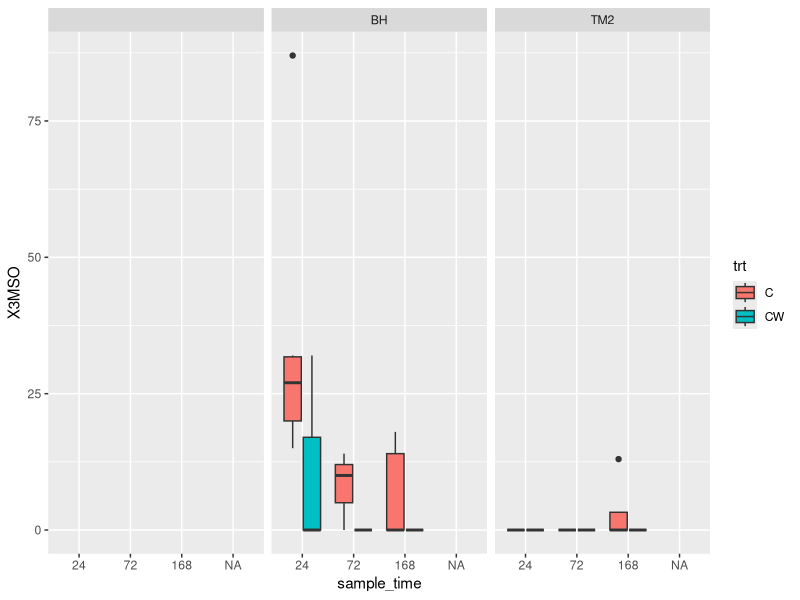
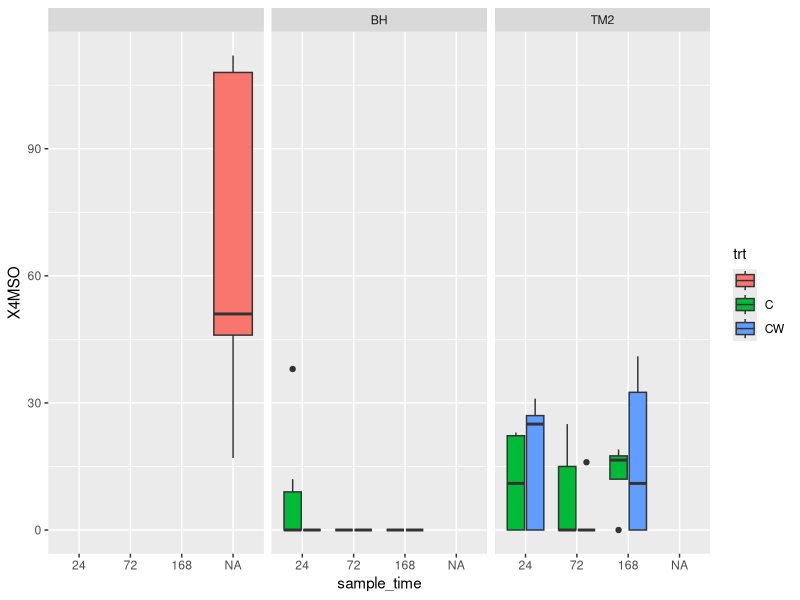
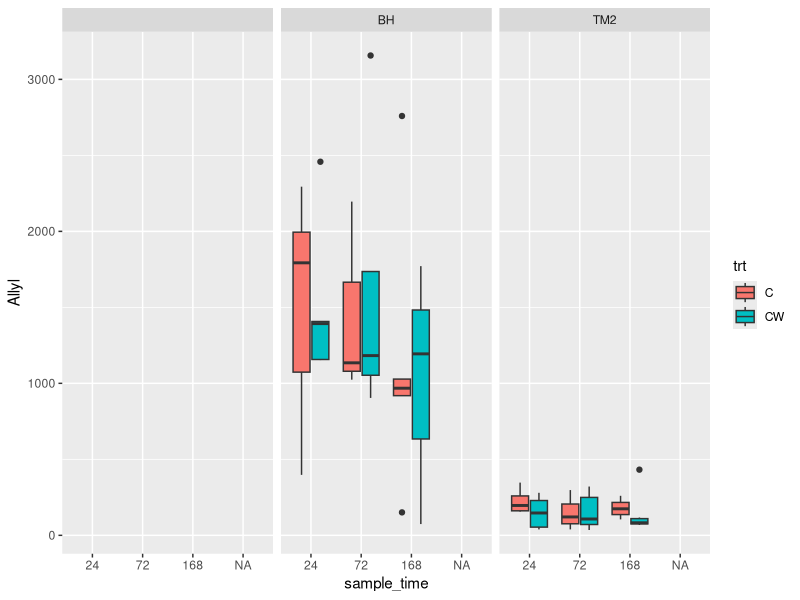
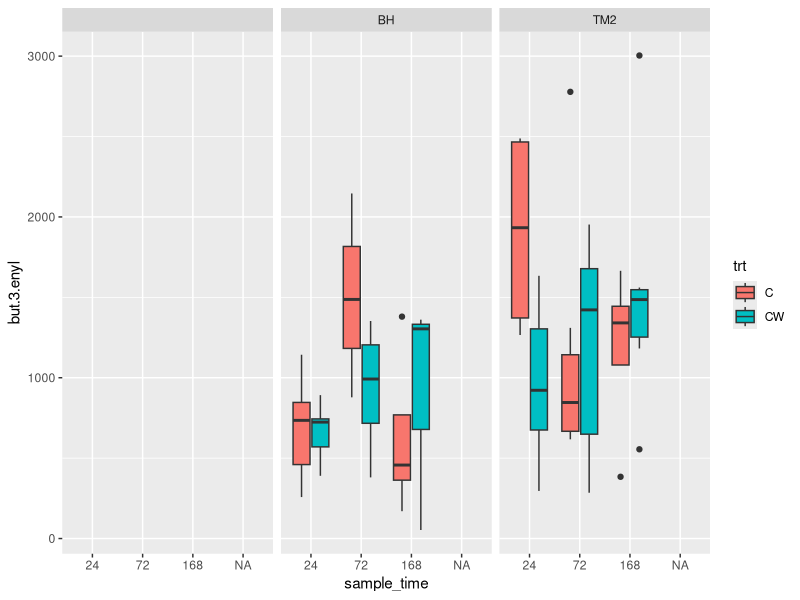
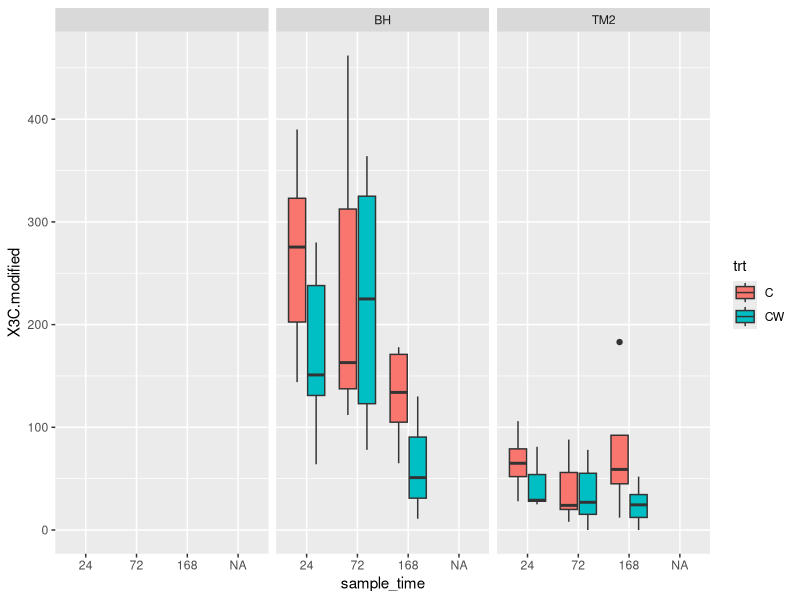
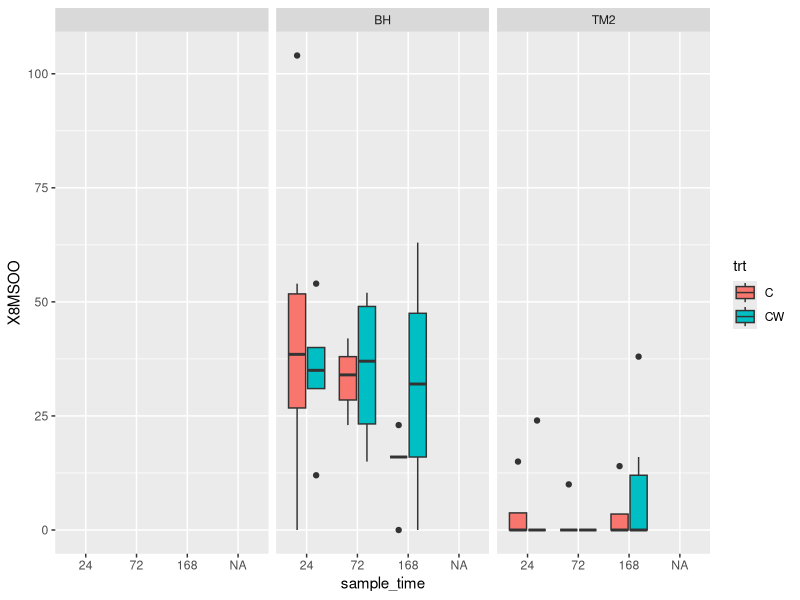
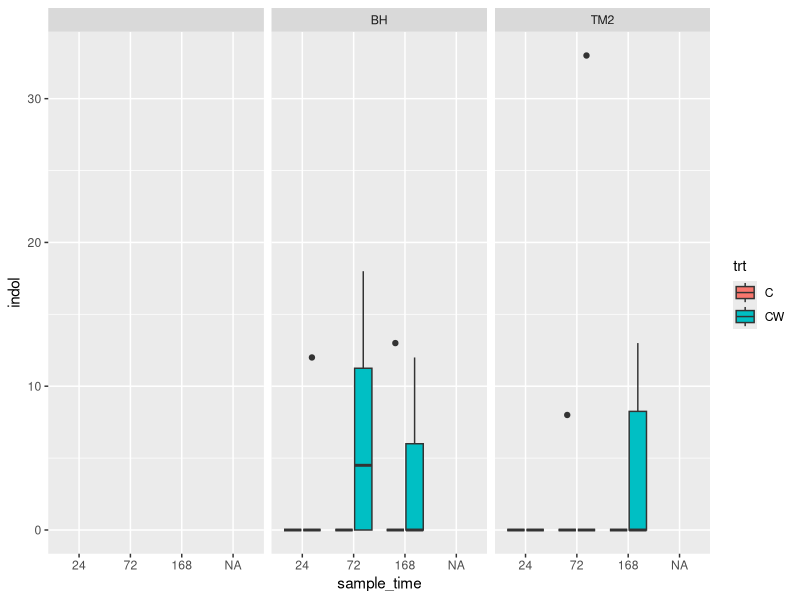
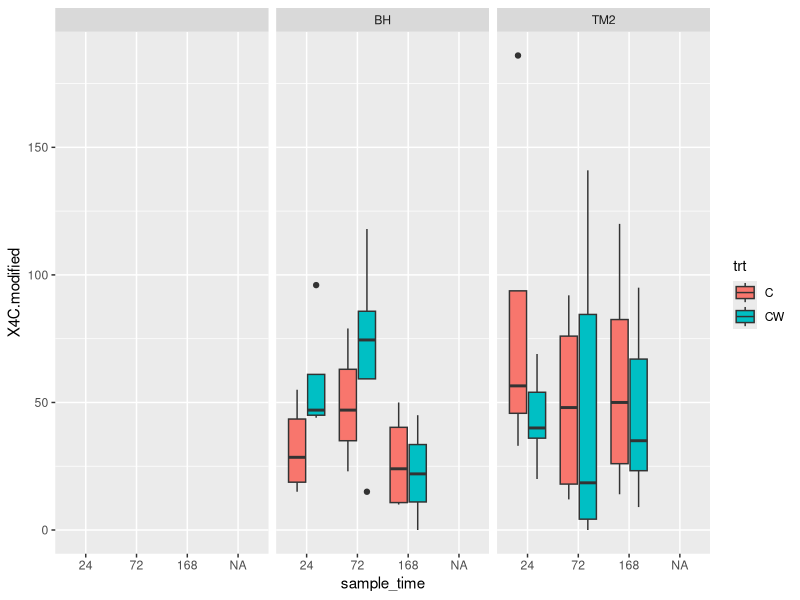

The R source for these figures, in order: (Note: this script raises an error after producing the figures.)
#Danielle De La Pascua
#Pilot tissue analysis
#5-3-23

#libraries ----
library(ggplot2)
library(tidyr)
library(dplyr)
library(emmeans)

#data ----
dat <- read.csv("data/pilot_GSL_data_clean.csv")

# run sample time as a factor
dat$sample_time <- as.factor(dat$sample_time)

#data visualization ----

#3MSO
plot.3MSO <- ggplot(data = dat, aes(x = sample_time, y = X3MSO)) +
  geom_boxplot(aes(fill = trt)) +
  facet_wrap(~Population)
plot.3MSO

#4MSO
plot.4MSO <- ggplot(data = dat, aes(x = sample_time, y = X4MSO)) +
  geom_boxplot(aes(fill = trt)) +
  facet_wrap(~Population)
plot.4MSO

#Allyl
plot.allyl <- ggplot(data = dat, aes(x = sample_time, y = Allyl)) +
  geom_boxplot(aes(fill = trt)) +
  facet_wrap(~Population)
plot.allyl

#but-3-enyl 
plot.but.3.enyl <- ggplot(data = dat, aes(x = sample_time, y = but.3.enyl)) +
  geom_boxplot(aes(fill = trt)) +
  facet_wrap(~Population)
plot.but.3.enyl

#3c modified
plot.3C.modified <- ggplot(data = dat, aes(x = sample_time, y = X3C.modified)) +
  geom_boxplot(aes(fill = trt)) +
  facet_wrap(~Population)
plot.3C.modified

#X8MSOO
plot.8MSOO <- ggplot(data = dat, aes(x = sample_time, y = X8MSOO)) +
  geom_boxplot(aes(fill = trt)) +
  facet_wrap(~Population)
plot.8MSOO

#indol
plot.indol <- ggplot(data = dat, aes(x = sample_time, y = indol)) +
  geom_boxplot(aes(fill = trt)) +
  facet_wrap(~Population)
plot.indol

#4C modified
plot.4C.modified <- ggplot(data = dat, aes(x = sample_time, y = X4C.modified)) +
  geom_boxplot(aes(fill = trt)) +
  facet_wrap(~Population)
plot.4C.modified

#flavonol.sulfate.or.f.gsl
plot.f.gsl <- ggplot(data = dat, aes(x = sample_time, y = flavonol.sulfate.or.f.gsl)) +
  geom_boxplot(aes(fill = trt)) +
  facet_wrap(~Population)
plot.f.gsl

#indol.1
plot.indol.1 <- ggplot(data = dat, aes(x = sample_time, y = indol.1)) +
  geom_boxplot(aes(fill = trt)) +
  facet_wrap(~Population)
plot.indol.1

#flavonol
plot.flavonol <- ggplot(data = dat, aes(x = sample_time, y = flavonol)) +
  geom_boxplot(aes(fill = trt)) +
  facet_wrap(~Population)
plot.flavonol

#Gen-cov aka pop differences (egentic covariance calculated by allyl/sum of allyl and butenyl)
plot.gencov <- ggplot(data = dat, aes(x = sample_time, y = Gen_cov)) +
  geom_boxplot(aes(fill = trt)) +
  facet_wrap(~Population)
plot.gencov
#Ben Hur has more allyls, table moutian has more butanyl

#linear models ----

# > simple linear models ----

# 3MSO
m1 <- lm(X3MSO ~ trt + Population + sample_time, data = dat)
summary(m1)


# 4MSO
m2 <- lm(X4MSO ~ trt + Population + sample_time, data = dat )
summary(m2)

#Allyl
m3 <- lm(Allyl ~ trt + Population + sample_time, data = dat)
summary(m3)

#but-3-enyl
m4 <- lm(but.3.enyl ~ trt + Population + sample_time, data = dat)
summary(m4)

# 3C Modified
m5 <- lm(X3C.modified ~ trt + Population + sample_time, data = dat)
summary(m5)

# 8MSOO
m6 <- lm(X8MSOO ~ trt + Population + sample_time, data = dat)
summary(m6)

#indol
m7 <- lm(indol ~ trt + Population + sample_time, data = dat)
summary(m7)

# 4C modified
m8 <- lm(X4C.modified ~ trt + Population + sample_time, data = dat)
summary(m8)

#flavanol sulfate
m9 <- lm(flavonol.sulfate.or.f.gsl ~ trt + Population + sample_time, data = dat)
summary(m9)

#indol 1
m10 <- lm(indol.1 ~ trt + Population + sample_time, data = dat)
summary(m10)

#flavonol
m11 <- lm(flavonol ~ trt + Population + sample_time, data = dat)
summary(m11)


# > only table mountain ----
TM2dat <- read.csv("data/pilot_GSL_data_TM2.csv")

# 3MSO
TM2m1 <- lm(X3MSO ~ trt + sample_time + trt*sample_time , data = TM2dat)
summary(TM2m1)

# 4MSO
TM2m2 <- lm(X4MSO ~ trt + sample_time + trt*sample_time, data = TM2dat )
summary(TM2m2)

#Allyl
TM2m3 <- lm(Allyl ~ trt + sample_time + trt*sample_time, data = TM2dat)
summary(TM2m3)

#but-3-enyl
TM2m4 <- lm(but.3.enyl ~ trt + sample_time + trt*sample_time, data = TM2dat)
summary(TM2m4)

# 3C Modified
TM2m5 <- lm(X3C.modified ~ trt + sample_time + trt*sample_time, data = TM2dat)
summary(TM2m5)

# 8MSOO
TM2m6 <- lm(X8MSOO ~ trt + sample_time + trt*sample_time, data = TM2dat)
summary(TM2m6)

#indol
TM2m7 <- lm(indol ~ trt + sample_time + trt*sample_time, data = TM2dat)
summary(TM2m7)

# 4C modified
TM2m8 <- lm(X4C.modified ~ trt + sample_time + trt*sample_time, data = TM2dat)
summary(TM2m8) 

#flavanol sulfate
TM2m9 <- lm(flavonol.sulfate.or.f.gsl ~ trt + sample_time + trt*sample_time, data = TM2dat)
summary(TM2m9)

#indol 1
TM2m10 <- lm(indol.1 ~ trt + sample_time + trt*sample_time, data = TM2dat)
summary(TM2m10)

#flavonol
TM2m11 <- lm(flavonol ~ trt + sample_time + trt*sample_time, data = TM2dat)
summary(TM2m11)

# > only Ben Hur ----

BHdat <- read.csv("data/pilot_GSL_data_BH.csv")

# 3MSO
BHm1 <- lm(X3MSO ~ trt + sample_time + trt*sample_time , data = BHdat)
summary(BHm1)

# 4MSO
BHm2 <- lm(X4MSO ~ trt + sample_time + trt*sample_time, data = BHdat )
summary(BHm2)

#Allyl
BHm3 <- lm(Allyl ~ trt + sample_time + trt*sample_time, data = BHdat)
summary(BHm3)

#but-3-enyl
BHm4 <- lm(but.3.enyl ~ trt + sample_time + trt*sample_time, data = BHdat)
summary(BHm4)

# 3C Modified
BHm5 <- lm(X3C.modified ~ trt + sample_time + trt*sample_time, data = BHdat)
summary(BHm5)

# 8MSOO
BHm6 <- lm(X8MSOO ~ trt + sample_time + trt*sample_time, data = BHdat)
summary(BHm6)

#indol
BHm7 <- lm(indol ~ trt + sample_time + trt*sample_time, data = BHdat)
summary(BHm7)

# 4C modified
BHm8 <- lm(X4C.modified ~ trt + sample_time + trt*sample_time, data = BHdat)
summary(BHm8) 

#flavanol sulfate
BHm9 <- lm(flavonol.sulfate.or.f.gsl ~ trt + sample_time + trt*sample_time, data = BHdat)
summary(BHm9)

#indol 1
BHm10 <- lm(indol.1 ~ trt + sample_time + trt*sample_time, data = BHdat)
summary(BHm10)

#flavonol
BHm11 <- lm(flavonol ~ trt + sample_time + trt*sample_time, data = BHdat)
summary(BHm11)

# > big model with everything ---- 

# 3MSO
bigm1 <- lm(X3MSO ~ trt + Population + sample_time + trt*Population + trt*sample_time + 
              sample_time*Population + trt*Population*sample_time, data = dat)
summary(bigm1)
anova(bigm1)

emmeans(bigm1, pairwise ~ trt*sample_time|Population, at = list(sample_time ="24") )
#control higher than CW or no diff
emmeans(bigm1, pairwise ~ trt*sample_time|Population, at = list(sample_time ="72") )
#no diff
emmeans(bigm1, pairwise ~ trt*sample_time|Population, at = list(sample_time ="168") )
#no diff

#4MSO
bigm2 <- lm(X4MSO ~ trt + Population + sample_time + trt*Population + trt*sample_time + sample_time*Population + trt*Population*sample_time, data = dat)
summary(bigm2)
anova(bigm2)

emmeans(bigm2, pairwise ~ trt*sample_time|Population, at = list(sample_time ="24") )
#no diff
emmeans(bigm2, pairwise ~ trt*sample_time|Population, at = list(sample_time ="72") )
#no diff
emmeans(bigm2, pairwise ~ trt*sample_time|Population, at = list(sample_time ="168") )
#no diff

#allyl
bigm3 <- lm(Allyl ~ trt + Population + sample_time + trt*Population + trt*sample_time + sample_time*Population + trt*Population*sample_time, data = dat)
summary(bigm3)
anova(bigm3)

emmeans(bigm3, pairwise ~ trt*sample_time|Population) 
#no sig differences

#but-3-enyl
bigm4 <- lm(but.3.enyl ~ trt + Population + sample_time + trt*Population + trt*sample_time + sample_time*Population + trt*Population*sample_time, data = dat)
summary(bigm4)
anova(bigm4)

emmeans(bigm4, pairwise ~ trt*sample_time|Population) 
#no sig differences 

# 3C modified
bigm5 <- lm(X3C.modified ~ trt + Population + sample_time + trt*Population + trt*sample_time + sample_time*Population + trt*Population*sample_time, data = dat)
summary(bigm5)
anova(bigm5)

emmeans(bigm5, pairwise ~ trt*sample_time|Population) 
#no differences within time points

# 8MSOO
bigm6 <- lm(X8MSOO ~ trt + Population + sample_time + trt*Population + trt*sample_time + sample_time*Population + trt*Population*sample_time, data = dat)
summary(bigm6)
anova(bigm6)

# indol
bigm7 <- lm(indol ~ trt + Population + sample_time + trt*Population + trt*sample_time + sample_time*Population + trt*Population*sample_time, data = dat)
summary(bigm7)
anova(bigm7)

emmeans(bigm7, pairwise ~ trt*sample_time|Population, at = list(sample_time ="24") )
#no sig diff
emmeans(bigm7, pairwise ~ trt*sample_time|Population, at = list(sample_time ="72") )
#no sig diff
emmeans(bigm7, pairwise ~ trt*sample_time|Population, at = list(sample_time ="168") )
#no sig diff


# 4C modified
bigm8 <- lm(X4C.modified ~ trt + Population + sample_time + trt*Population + trt*sample_time + sample_time*Population + trt*Population*sample_time, data = dat)
summary(bigm8)
anova(bigm8)

emmeans(bigm8, pairwise ~ trt*sample_time|Population, at = list(sample_time ="24") )
#no sig diff
emmeans(bigm8, pairwise ~ trt*sample_time|Population, at = list(sample_time ="72") )
#no sig diff
emmeans(bigm8, pairwise ~ trt*sample_time|Population, at = list(sample_time ="168") )
#no sig diff


# favonol sulfates
bigm9 <- lm(flavonol.sulfate.or.f.gsl ~ trt + Population + sample_time + trt*Population + trt*sample_time + sample_time*Population + trt*Population*sample_time, data = dat)
summary(bigm9)
anova(bigm9)

# indol 1
bigm10 <- lm(indol.1 ~ trt + Population + sample_time + trt*Population + trt*sample_time + sample_time*Population + trt*Population*sample_time, data = dat)
summary(bigm10)
anova(bigm10)

emmeans(bigm10, pairwise ~ trt*sample_time|Population, at = list(sample_time ="24") )
#no sig diff
emmeans(bigm10, pairwise ~ trt*sample_time|Population, at = list(sample_time ="72") )
#no sig diff
emmeans(bigm10, pairwise ~ trt*sample_time|Population, at = list(sample_time ="168") )
#no sig diff


# flavonol
bigm11 <- lm(flavonol ~ trt + Population + sample_time + trt*Population + trt*sample_time + sample_time*Population + trt*Population*sample_time, data = dat)
summary(bigm11)
anova(bigm11)

# posthoc tests ----

# use EM means package to get the estimates at the different - estimated marginal means - these are estimates given other factors given the model. gives estimates marginal means, confidence limits etc. 
# emmeans also can do posthoc comparissons to look at estimate of differences. know which are highest, which are different (post hoc!)
#emmeans(bigm1, pairwise ~)
